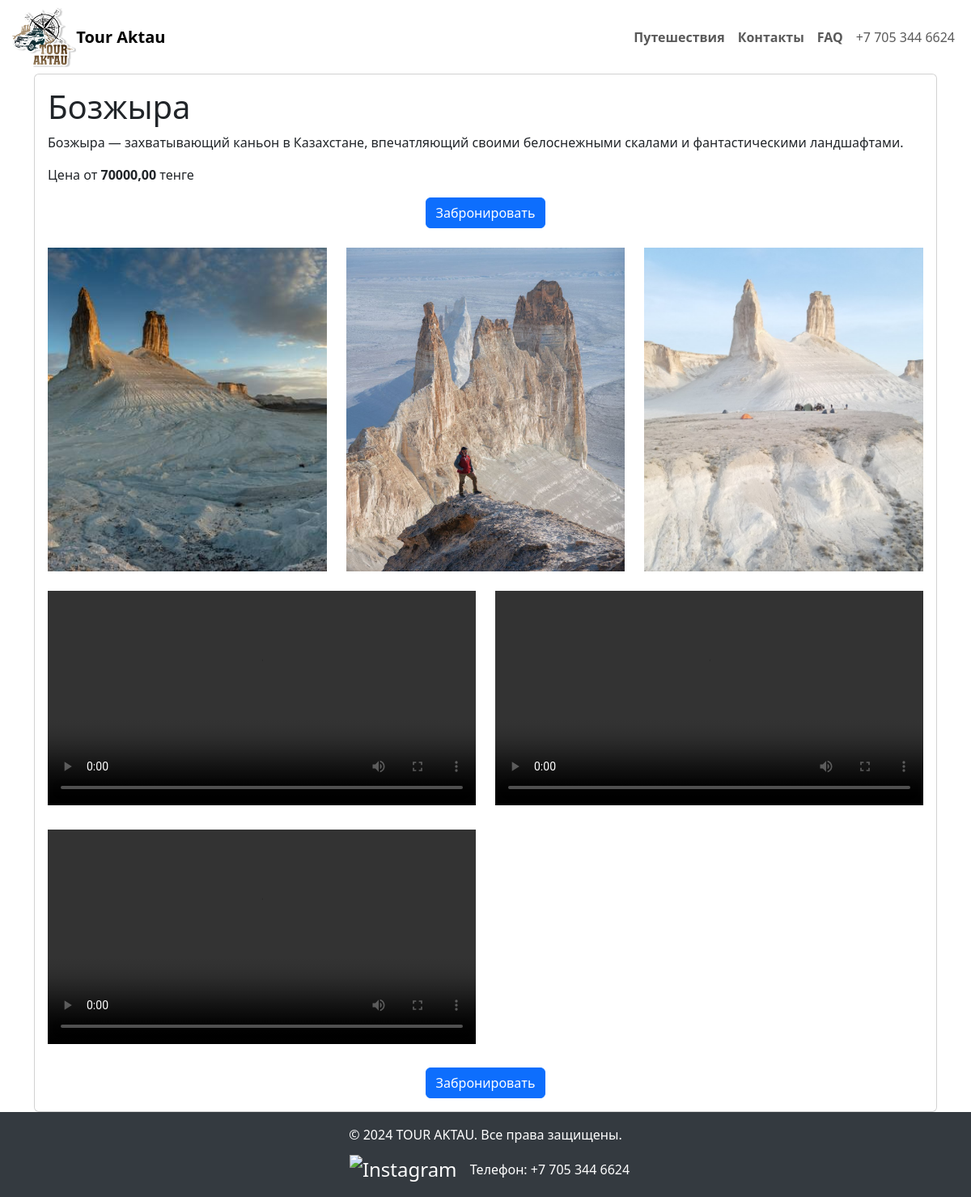
The page /tour_detail/2/ on the database its author committed.
### main/models.py (models this page shows, shortened)
class Tour(models.Model):
    destination = models.ForeignKey(Destination, on_delete=models.CASCADE)
    price = models.DecimalField(max_digits=10, decimal_places=2)
    image = models.ImageField(upload_to='tour_detail_imаge/')
    book_data = models.DateField(auto_now_add=True)
    category = models.ForeignKey(Category, on_delete=models.CASCADE)

class Destination(models.Model):
    name = models.CharField(max_length=50)
    description = models.TextField(max_length=150)
    image = models.ImageField(upload_to='destination/')

class TourImage(models.Model):
    tour = models.ForeignKey(Tour, on_delete=models.CASCADE, related_name='images')
    image = models.ImageField(upload_to='tour_detail_imаge/')

class TourVideo(models.Model):
    tour = models.ForeignKey(Tour, on_delete=models.CASCADE, related_name='videos')
    video_file = models.FileField(upload_to='tour_videos/')

### main/views.py (the view)
# urls.py: path('tour_detail/<int:pk>/', views.tour_detail, name='tour_detail'),
def tour_detail(request, pk):
    tour = get_object_or_404(Tour, pk=pk)
    is_booked = False
    if request.user.is_authenticated:
        is_booked = Book_list.objects.filter(user=request.user, tour=tour).exists()
    tour_images = TourImage.objects.filter(tour=tour)
    tour_videos = TourVideo.objects.filter(tour=tour)
    return render(request, 'main/tour_detail.html',
                  {'tour': tour, 'is_booked': is_booked, 'tour_images': tour_images, 'tour_videos': tour_videos})

### templates/main/tour_detail.html (shortened to what this page needs)
{% load static %}
<!DOCTYPE html>
<html lang="en">
<head>
    <link href="https://cdn.jsdelivr.net/npm/bootstrap@5.3.3/dist/css/bootstrap.min.css" rel="stylesheet"
>
</head>
<body>
<nav class="navbar navbar-expand-lg navbar-light" style="background-color: white;">
    <div class="container-fluid">
        <img src="{% static 'logo/logo.png' %}" style="width: 7%">
        <a class="navbar-brand mx-auto" href="{% url 'main' %}"><strong>Tour Aktau</strong></a>
        <div class="collapse navbar-collapse justify-content-end" id="navbarNav">
            <ul class="navbar-nav">
                <li class="nav-item">
                    <a class="nav-link btn btn-outline-secondary btn-lg btn-md btn-sm fw-bold"
                       href="{% url 'tour_list' %}">Путешествия</a>
                </li>
                <li class="nav-item">
                    <a class="nav-link btn btn-outline-secondary btn-lg btn-md btn-sm fw-bold"
                       href="{% url 'contact' %}">Контакты</a>
                </li>
                <li class="nav-item">
                    <a class="nav-link btn btn-outline-secondary btn-lg btn-md btn-sm fw-bold" href="{% url 'faq' %}">FAQ</a>
                </li>
                <li class="nav-item">
                    <span class="nav-link">+7 705 344 6624</span>
                </li>
            </ul>
        </div>
    </div>
</nav>
<div class="container">
    <div class="card">
        <div class="card-body">
            <h1 class="card-title">{{ tour.destination.name }}</h1>
            <p class="card-text">{{ tour.destination.description }}</p>
            <p class="card-text">Цена от <strong>{{ tour.price }}</strong> тенге</p>
            <div class="text-center mb-4">
                <form method="post" action="{% url 'book_tour' pk=tour.pk %}">
                    <button type="submit" class="btn btn-primary">Забронировать</button>
                </form>
            </div>
            <div class="row">
                {% for image in tour.images.all %}
                <div class="col-md-4 mb-4">
                    <img src="{{ image.image.url }}" class="img-fluid tour-image" alt="Tour image">
                </div>
                {% endfor %}
            </div>
            <div class="row">
                {% for video in tour.videos.all %}
                <div class="col-md-6 mb-4">
                    <video class="tour-video" controls>
                        <source src="{{ video.video_file.url }}" type="video/mp4">
                    </video>
                </div>
                {% endfor %}
            </div>
            <div class="text-center">
                <form method="post" action="{% url 'book_tour' pk=tour.pk %}">
                    <button type="submit" class="btn btn-primary">Забронировать</button>
                </form>
            </div>
        </div>
    </div>
</div>
<footer class="footer mt-auto py-3">
    <div class="container text-center">
        <span>© 2024 TOUR AKTAU. Все права защищены.</span>
        <div class="footer-icons">
            <a href="https://www.instagram.com/tour.aktau.kazakhstan/" target="_blank" rel="noopener noreferrer">
                <img src="https://upload.wikimedia.org/wikipedia/commons/a/a5/Instagram_icon.png" alt="Instagram"
                     width="30">
            </a>
            <span>Телефон: +7 705 344 6624</span>
        </div>
    </div>
</footer>
</body>
</html>

### templates/main/tour_detail.html (style rules this page uses)
.tour-image { width: 100%; height: 400px; object-fit: cover; }
.tour-video { width: 100%; height: auto; }
.footer { background-color: #343a40; color: white; position: relative; bottom: 0; width: 100%; }
.footer a { color: white; text-decoration: none; }
.footer-icons { margin-top: 10px; }
.footer-icons a { margin: 0 10px; color: white; font-size: 1.5rem; }

### rows shown on the page
Tour: destination.name "Бозжыра", destination.description "Бозжыра — захватывающий каньон в Казахстане, впечатляющий своими белоснежными скалами и фантастическими ландшафтами.", price "70000,00"
TourImage: image (picture)
TourImage: image (picture)
TourImage: image (picture)
